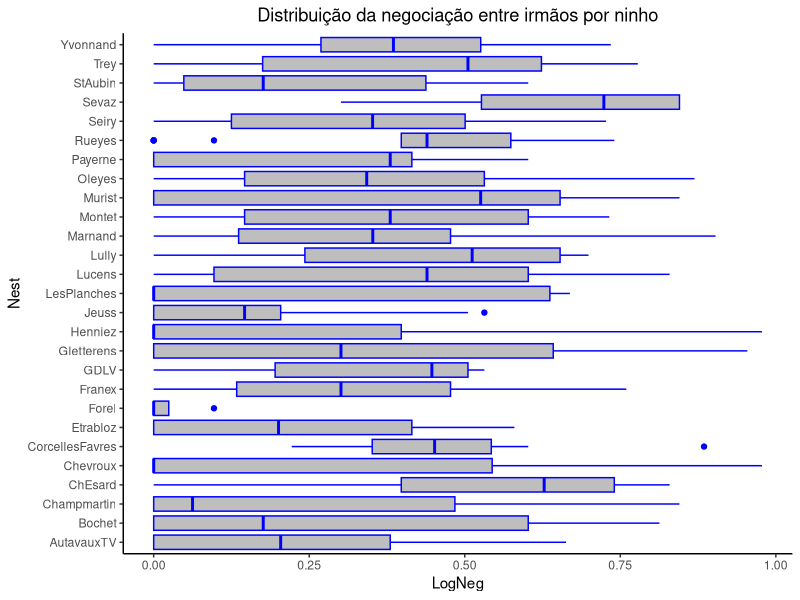
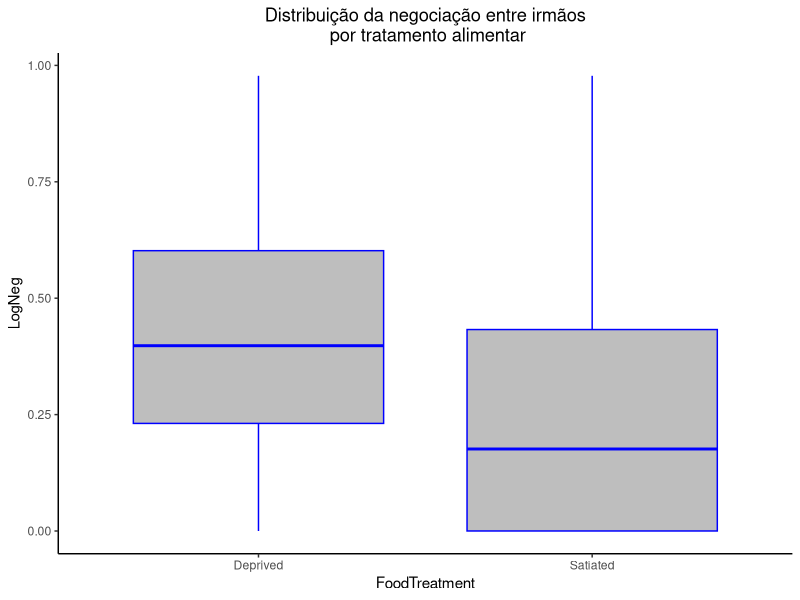
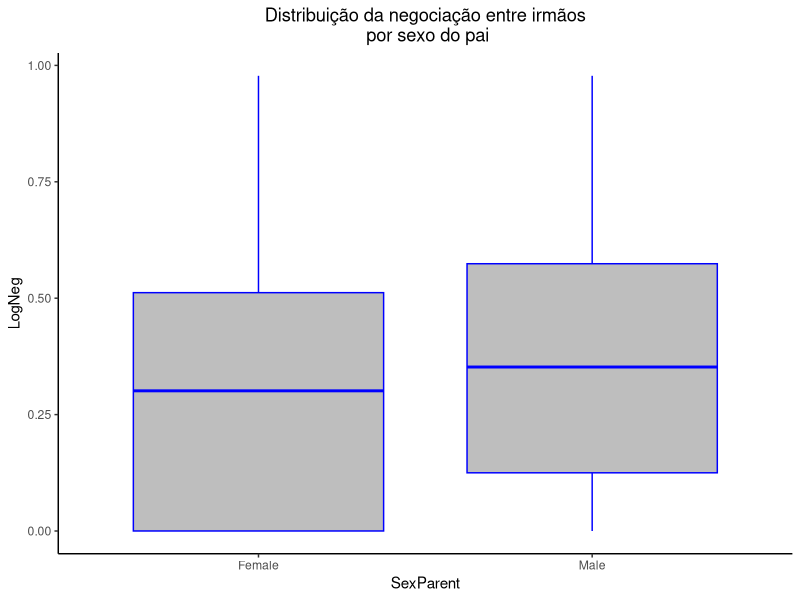
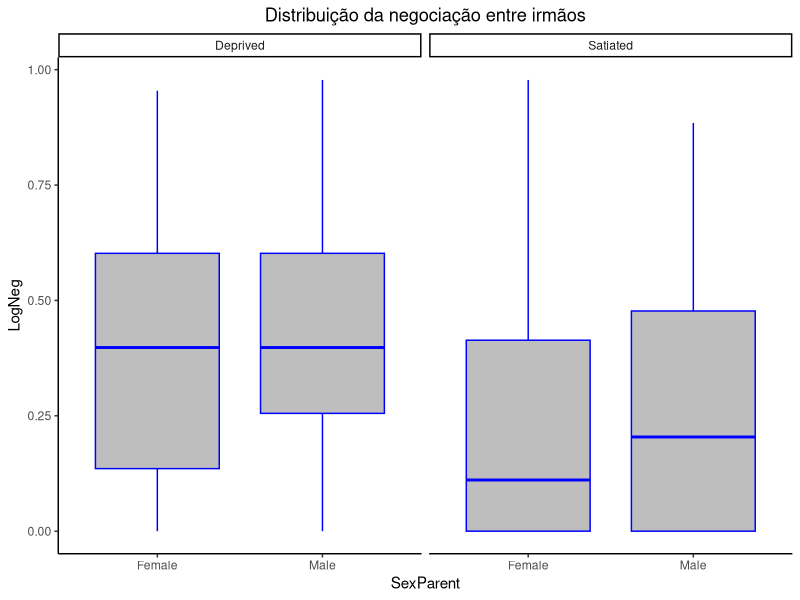
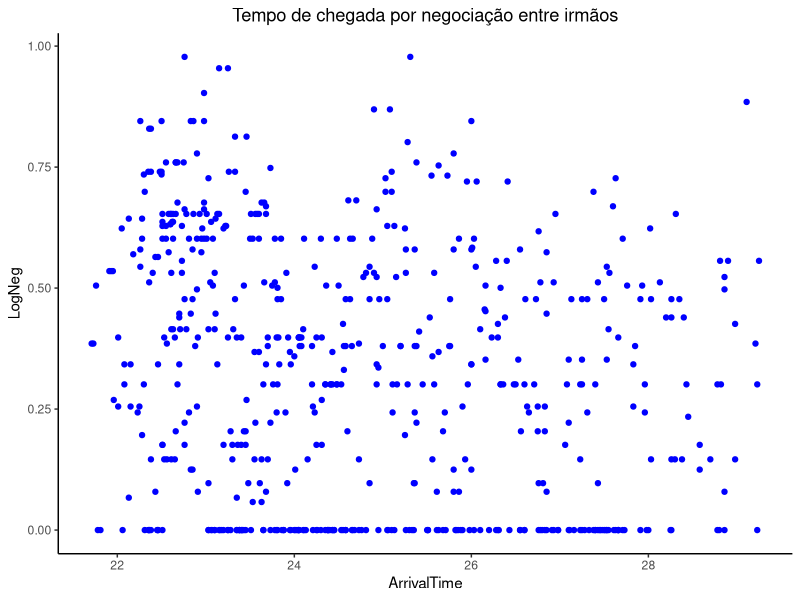
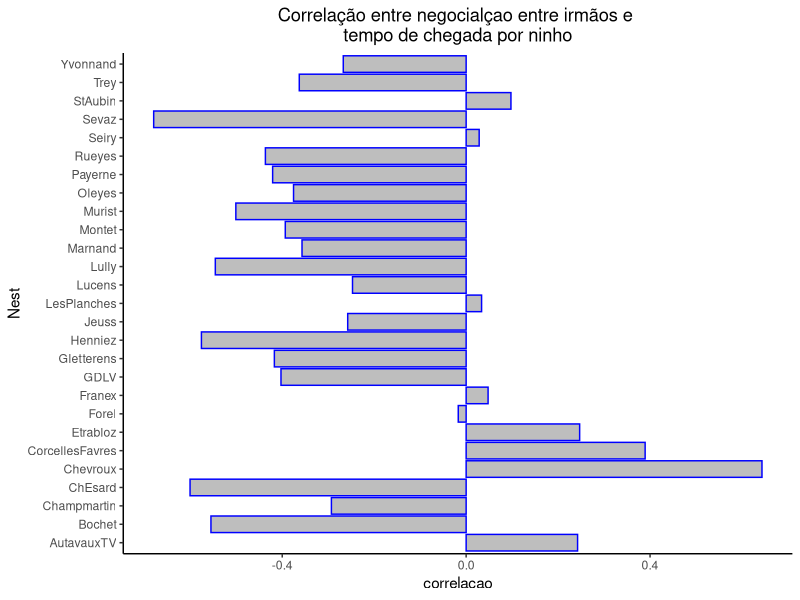
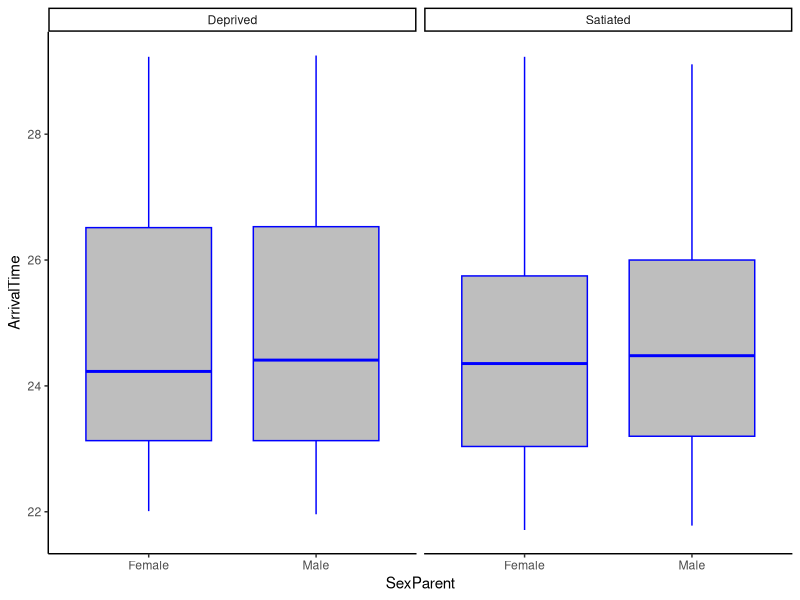

The R source for these figures, in order:
## ---- chunk 1

## importando os pacotes
library(glmmTMB)
library(tidyverse)
library(knitr)
library(ggplot2)
library(nlme)

## importando os dados
data(Owls, package = "glmmTMB")

## ---- chunk 2

Owls$LogNeg <- log10(Owls$NegPerChick+1)

## ---- chunk 3

Owls %>% group_by(Nest) %>%
  summarise(contagem = n()) %>%
  arrange(contagem) %>%
  kable(row.names = F, align = "c")

## ---- chunk 4

ggplot(Owls) +
  geom_boxplot(aes(x = Nest, y = LogNeg), color = 'blue', fill = 'gray') +
  coord_flip() + theme_classic() + 
  ggtitle('Distribuição da negociação entre irmãos por ninho') +
  theme(plot.title = element_text(hjust = 0.5))

## ---- chunk 5

ggplot(Owls) +
  geom_boxplot(aes(x = FoodTreatment, y = LogNeg), fill = 'gray', color = 'blue') +
  theme_classic() +
  ggtitle('Distribuição da negociação entre irmãos\n por tratamento alimentar') +
  theme(plot.title = element_text(hjust = 0.5))


## ---- chunk 6

ggplot(Owls) +
  geom_boxplot(aes(x = SexParent, y = LogNeg), fill = 'gray', color = 'blue') +
  theme_classic() +
  ggtitle('Distribuição da negociação entre irmãos\n por sexo do pai') +
  theme(plot.title = element_text(hjust = 0.5))


## ---- chunk 7

ggplot(Owls) +
  geom_boxplot(aes(x = SexParent, y = LogNeg), fill = 'gray', color = 'blue') +
  theme_classic() + facet_grid(~FoodTreatment) +
  ggtitle('Distribuição da negociação entre irmãos') +
  theme(plot.title = element_text(hjust = 0.5))

## ---- chunk 8

ggplot(Owls) +
  geom_point(aes(x = ArrivalTime, y = LogNeg), color = 'blue') +
  theme_classic() + ggtitle('Tempo de chegada por negociação entre irmãos') +
  theme(plot.title = element_text(hjust  = 0.5))

## ---- chunk 9

Owls %>%
  group_by(Nest) %>%
  summarise(correlacao = cor(ArrivalTime, LogNeg)) %>%
  ggplot() +
  geom_col(aes(x = Nest, y = correlacao), fill = 'gray', color = 'blue') +
  theme_classic() +
  coord_flip() + ggtitle('Correlação entre negocialçao entre irmãos e \ntempo de chegada por ninho') + theme(plot.title = element_text(hjust = 0.5))

## ---- chunk 10

ggplot(Owls) + 
  geom_boxplot(aes(x = SexParent, y = ArrivalTime), fill = 'gray', color = 'blue') +
  facet_grid(~FoodTreatment) + theme_classic()

## ---- chunk 11

negociacao <- lme(LogNeg~SexParent+FoodTreatment+ArrivalTime, random= ~1| Nest, data = Owls)
summary(negociacao)

## ---- chunk 12

com_SexParent <- lme(LogNeg~SexParent+FoodTreatment+ArrivalTime, random= ~1| Nest, method = "ML", data = Owls)

sem_SexParent <- lme(LogNeg~FoodTreatment+ArrivalTime, random= ~1| Nest, method = "ML", data = Owls)

anova(sem_SexParent, com_SexParent)

## ---- chunk 13

sem_SexParent <- lme(LogNeg~FoodTreatment+ArrivalTime, random= ~1| Nest, data = Owls)
sem_SexParent

## ---- chunk 14

Owls_Forel <- Owls %>% filter(Nest == 'Forel')

Owls_Forel %>% 
  select(Nest, 
         FoodTreatment, 
         SexParent, 
         ArrivalTime, 
         LogNeg) %>%
  kable(row.names = F)

## ---- chunk 15

Owls_Forel %>%
  select(LogNeg) %>%
  kable(row.names = F, col.names = '')

## ---- chunk 16

rs1 <- reStruct(LogNeg~FoodTreatment+ArrivalTime, data = Owls)
model.matrix(rs1, Owls)[158:161,] %>%
  kable(row.names = F)

## ---- chunk 17

sem_SexParent$coefficients$fixed %>%
  kable(col.names = '')

## ---- chunk 18

c(1, 1, 1, 1) %>% kable(col.names = '')

## ---- chunk 19

sem_SexParent$coefficients$random$Nest['Forel',] %>%
  kable(col.names = '')

## ---- chunk 20

sem_SexParent
